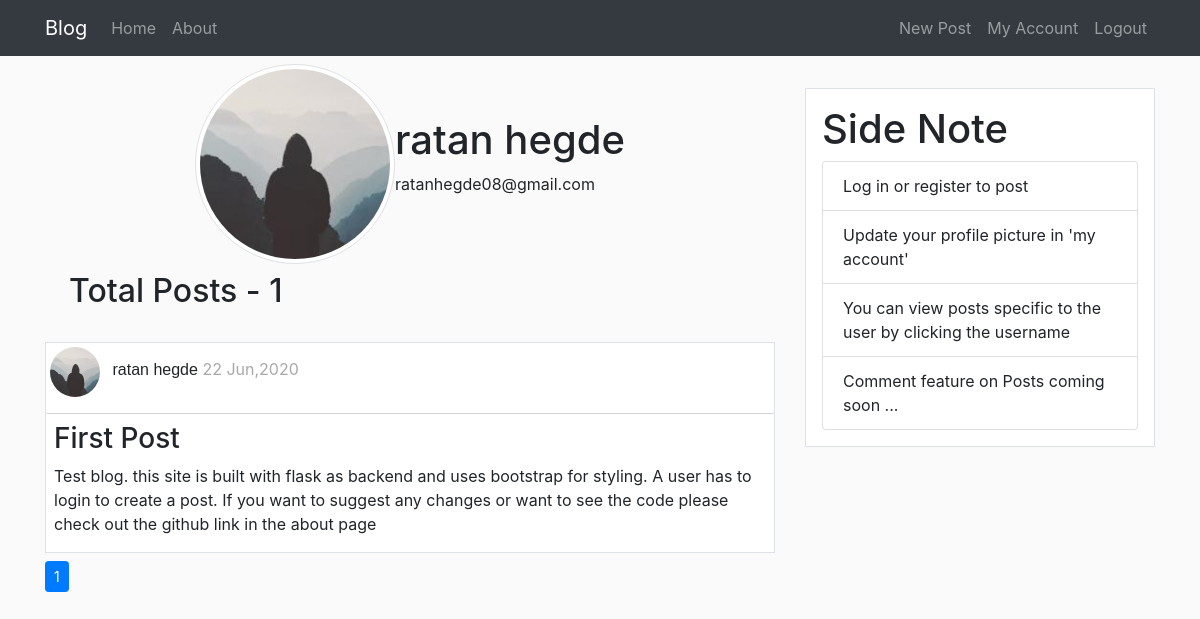
Screenshot of /user/ratan hegde (signed in) with the database file from the repository.
### flaskBlog/models.py (models this page shows, shortened)
class User(db.Model, UserMixin):
    id = db.Column(db.Integer , primary_key = True)
    username = db.Column(db.String(20), unique=True , nullable=False)
    email = db.Column(db.String(120), unique=True , nullable=False)
    image_file = db.Column(db.String(20), nullable=False, default='default.jpg')
    password = db.Column(db.String(60), nullable=False)
    posts = db.relationship('Post', backref='author', lazy=True)

class Post(db.Model):
    id = db.Column(db.Integer , primary_key = True)
    title = db.Column(db.String(100), nullable=False)
    date_posted = db.Column(db.DateTime, nullable=False, default=datetime.utcnow)
    content = db.Column(db.Text, nullable=False)
    user_id = db.Column(db.Integer, db.ForeignKey('user.id'), nullable=False)

### flaskBlog/users/routes.py (the view)
@users.route("/user/<string:username>")
def user_posts(username):
    page_no = request.args.get('page',1,type=int)
    user = User.query.filter_by(username=username).first_or_404()
    posts= Post.query.filter_by(author=user).order_by(Post.date_posted.desc()).paginate(page=page_no,per_page=5)
    image_file = url_for('static',filename='profile_pics/'+ user.image_file)
    return render_template('user_posts.html', posts=posts,user=user,image_file=image_file)

### flaskBlog/models.py (called while the page is built)
@login_manager.user_loader
def load_user(user_id):
    return User.query.get(int(user_id))

### flaskBlog/templates/user_posts.html
{% extends 'layout.html' %}
{% block content %}
    <div class="account-info mt-2">
        <div>
            <img src="{{ image_file }}" alt="" class="img-thumbnail rounded-circle">
        </div>
        <div class="d-flex flex-column justify-content-center">
            <h1>{{ user.username }}</h1>
            <p>{{ user.email }}</p>
        </div>
    </div>
    <h2 class="mt-2 pl-4"> Total Posts - {{ posts.total }} </h2>
    {% for post in posts.items %}
        <div class="article border">
            <div class="post-metadata">
                <img class="rounded-circle mt-1 ml-1" src="{{ url_for('static',filename='profile_pics/'+post.author.image_file) }}" alt="" id="post_img">
                <span class="Postauthor ml-2"><a href="#">{{ post.author.username }}</a></span>
                <span class="Postdate mr-1"> {{ post.date_posted.strftime('%d %b,%Y') }}</span>
            </div>
            <h3 class="mt-2 ml-2 mr-2"><a href="{{ url_for('posts.post',post_id=post.id) }}">{{ post.title }}</a></h3>
            <p class="ml-2">{{ post.content }}</p>
        </div>
    {% endfor %}
    <nav aria-label="Page navigation example" class="mt-2">
        <ul class="pagination pagination-sm">
          {% for page_num in posts.iter_pages(left_edge=1,right_edge=1,left_current=1,right_current=1) %}
            {% if page_num %}
                {% if page_num == posts.page %}
                    <li class="page-item active"><a class="page-link" href="{{ url_for('users.user_posts',username=user.username,page=page_num )}}">{{ page_num }} <span class="sr-only">(current)</span> </a></li>
                {% else %}
                    <li class="page-item"><a class="page-link" href="{{ url_for('users.user_posts',username=user.username,page=page_num )}}">{{ page_num }}</a></li>
                {% endif %}
            {% else %}
            <li class="page-item">...</li>
            {% endif %}
          {% endfor %}
        </ul>
      </nav>
{% endblock %}

### flaskBlog/static/main.css (style rules this page uses)
body { background: #fafafa; }
a { color: inherit; }
.article { margin-top: 2rem; background-color: #ffffff; }
.Postauthor { font-family: sans-serif; font-weight: 300; }
.Postdate { color: darkgray; }
.account-info { display: flex; justify-content: center; }
.img-thumbnail.rounded-circle { height: 200px; width: 200px; }
.post-metadata { padding-bottom: 1rem; border-bottom: 1px solid lightgray; border-radius: 2px; border-width: 80%; }
#post_img { height: 50px; width: 50px; }

### rows the page displays
User: username "ratan hegde", email "ratanhegde08@gmail.com"
Post: image_file (picture), author.username "ratan hegde", date_posted "22 Jun,2020", title "First Post", content "Test blog. this site is built with flask as backend and uses bootstrap for styling. A user has to login to create a post. If you want to suggest any changes or want to see the code please check out the github link in the about page"

### other values shown
{{ posts.total }} "1"
{{ page_num }} "1"
